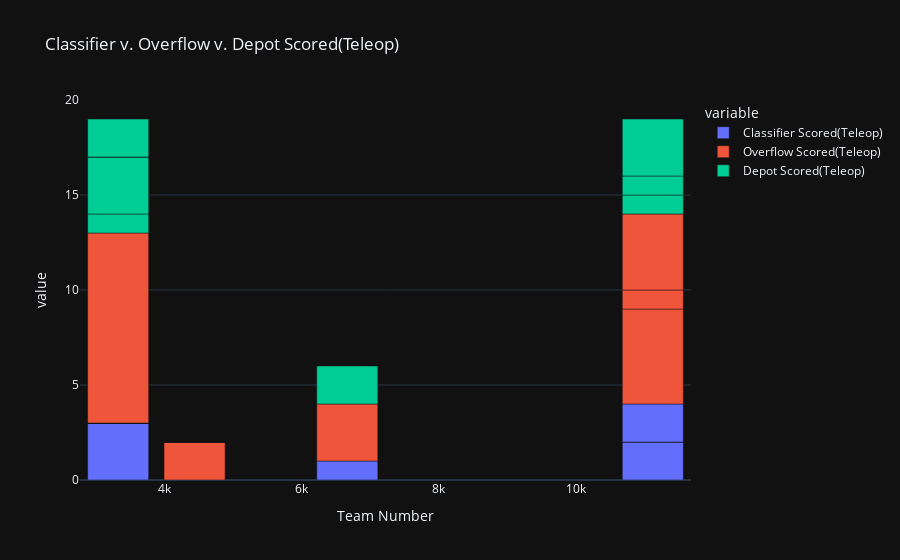

Notebook source saved alongside this figure:
### Code cell
#add colors, figure out the line separation thing, team thing
fig = px.bar(new_df, x= "Team Number", y=["Classifier Scored(Teleop)", "Overflow Scored(Teleop)", "Depot Scored(Teleop)"], title="Classifier v. Overflow v. Depot Scored(Teleop)")
fig.show()

### Figure 1 — Plotly figure (JSON) as saved in the notebook; plotly's stock layout.template omitted (floating-point values rounded to 4 significant figures)
{"data": [{"hovertemplate": "variable=Classifier Scored(Teleop)<br>Team Number=%{x}<br>value=%{y}<extra></extra>", "legendgroup": "Classifier Scored(Teleop)", "marker": {"color": "#636efa", "pattern": {"shape": ""}}, "name": "Classifier Scored(Teleop)", "orientation": "v", "showlegend": true, "textposition": "auto", "x": [3333, 6666, 11111, 4444, 11111, 3333, 4444, 3333, 11111, 3333, 4444], "xaxis": "x", "y": [0, 1, 2, 0, 0, 3, 0, 0, 2, 0, 0], "yaxis": "y", "type": "bar"}, {"hovertemplate": "variable=Overflow Scored(Teleop)<br>Team Number=%{x}<br>value=%{y}<extra></extra>", "legendgroup": "Overflow Scored(Teleop)", "marker": {"color": "#EF553B", "pattern": {"shape": ""}}, "name": "Overflow Scored(Teleop)", "orientation": "v", "showlegend": true, "textposition": "auto", "x": [3333, 6666, 11111, 4444, 11111, 3333, 4444, 3333, 11111, 3333, 4444], "xaxis": "x", "y": [0, 3, 5, 0, 1, 0, 2, 0, 4, 10, 0], "yaxis": "y", "type": "bar"}, {"hovertemplate": "variable=Depot Scored(Teleop)<br>Team Number=%{x}<br>value=%{y}<extra></extra>", "legendgroup": "Depot Scored(Teleop)", "marker": {"color": "#00cc96", "pattern": {"shape": ""}}, "name": "Depot Scored(Teleop)", "orientation": "v", "showlegend": true, "textposition": "auto", "x": [3333, 6666, 11111, 4444, 11111, 3333, 4444, 3333, 11111, 3333, 4444], "xaxis": "x", "y": [1, 2, 1, 0, 1, 3, 0, 0, 3, 2, 0], "yaxis": "y", "type": "bar"}], "layout": {"xaxis": {"anchor": "y", "domain": [0.0, 1.0], "title": {"text": "Team Number"}}, "yaxis": {"anchor": "x", "domain": [0.0, 1.0], "title": {"text": "value"}}, "legend": {"title": {"text": "variable"}, "tracegroupgap": 0}, "title": {"text": "Classifier v. Overflow v. Depot Scored(Teleop)"}, "barmode": "relative"}}
